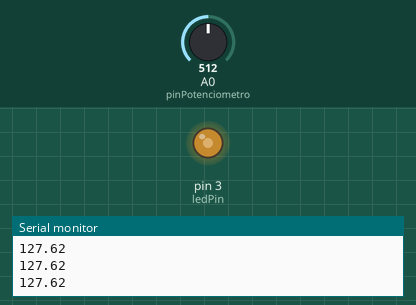
Bench run of a sketch on a simulated Arduino Uno, built with avr-gcc and run on an emulated ATmega328P. On the bench: output pins drawn as LEDs (lit = HIGH), the last lines printed to the serial monitor. The test bench sets the inputs (shaded band); at power-on: A0 (pinPotenciometro) = 512.

Above: at 1.2 s.
1.3 s: A0 (pinPotenciometro) set to 716
At 1.7 s:
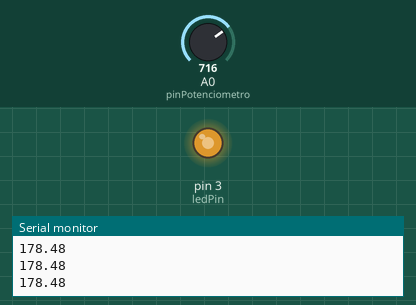
2.8 s: A0 (pinPotenciometro) set to 900
At 3.9 s:
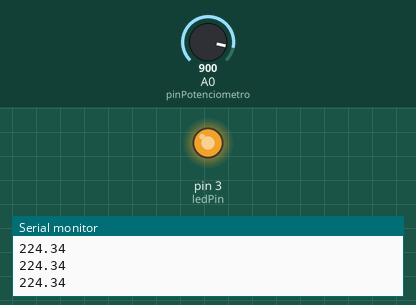
4.3 s: A0 (pinPotenciometro) set to 122
At 4.9 s:
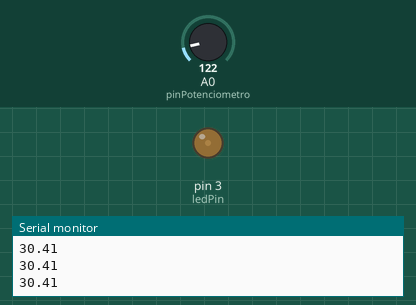
5.8 s: A0 (pinPotenciometro) set to 0
At 7.0 s:
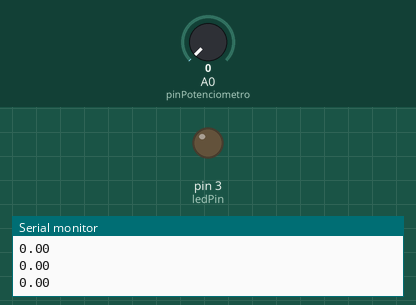
7.3 s: A0 (pinPotenciometro) set to 511
At 8.5 s:
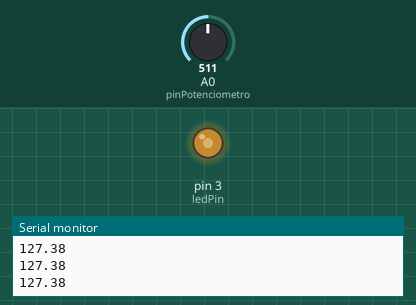
Timing chart, 0 to 9.8 s (numbered marks = the images above; inputs shaded):
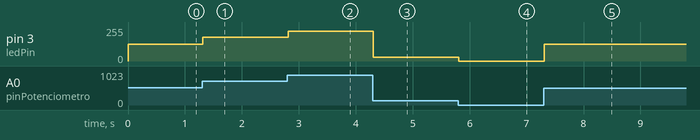

The sketch:

intensidadeControlada.ino
```cpp
// Exercício 4.1
// Materiais: breaboard, 8 fios, 1 potenciómetro, 1 led, 1 resistor 220 ohms

const byte ledPin = 3;
const byte pinPotenciometro = A0;

void setup() {
	Serial.begin(9600);
	pinMode(ledPin, OUTPUT);
}

void loop() {
	int leituraPotenciometro = analogRead(pinPotenciometro);
	float potencia = (255.0 / 1023.0) * leituraPotenciometro;
	Serial.println(potencia);
	analogWrite(ledPin, potencia);
}
```

Measured:
- after the input at 1.3 s, pin 3 (ledPin): 127/255 → 178/255 at once
- after the input at 2.8 s, pin 3 (ledPin): 178/255 → 224/255 at once
- after the input at 4.3 s, pin 3 (ledPin): 224/255 → 30/255 at once
- after the input at 5.8 s, pin 3 (ledPin): 30/255 → 0/255 at once
- after the input at 7.3 s, pin 3 (ledPin): 0/255 → 127/255 at once
